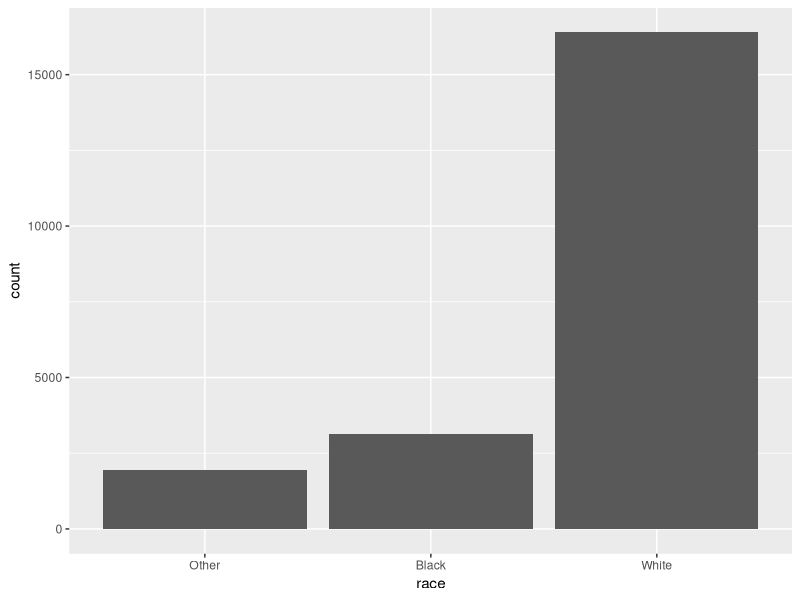
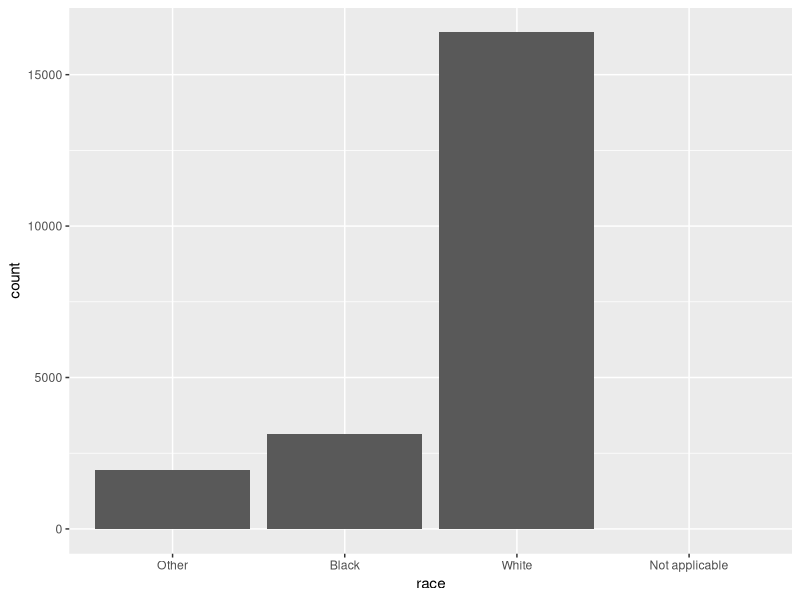
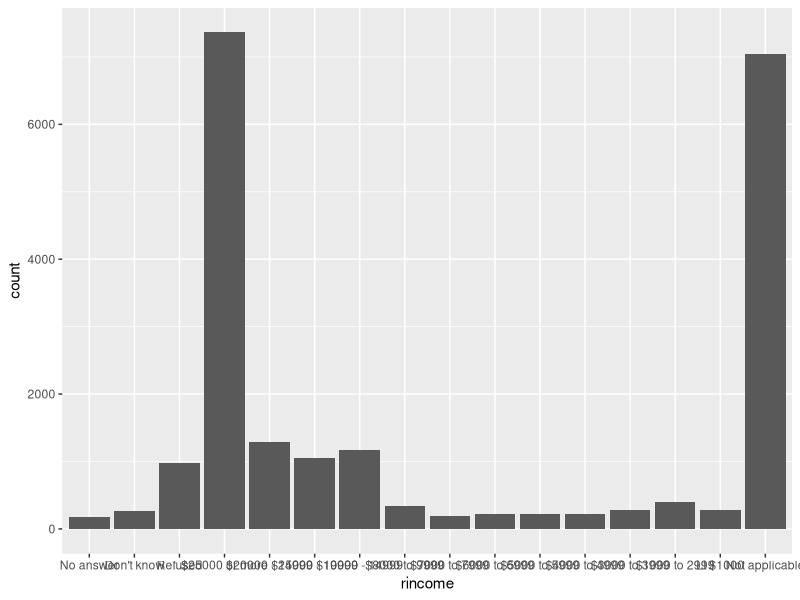
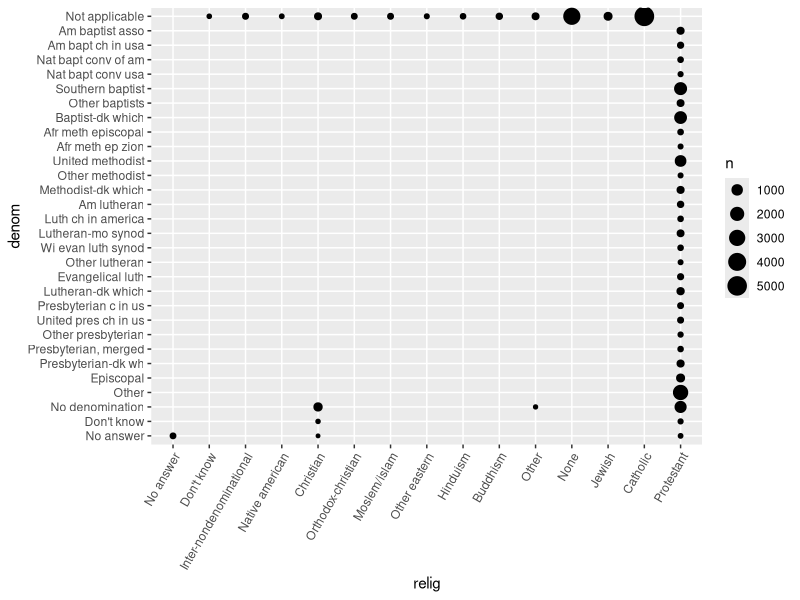
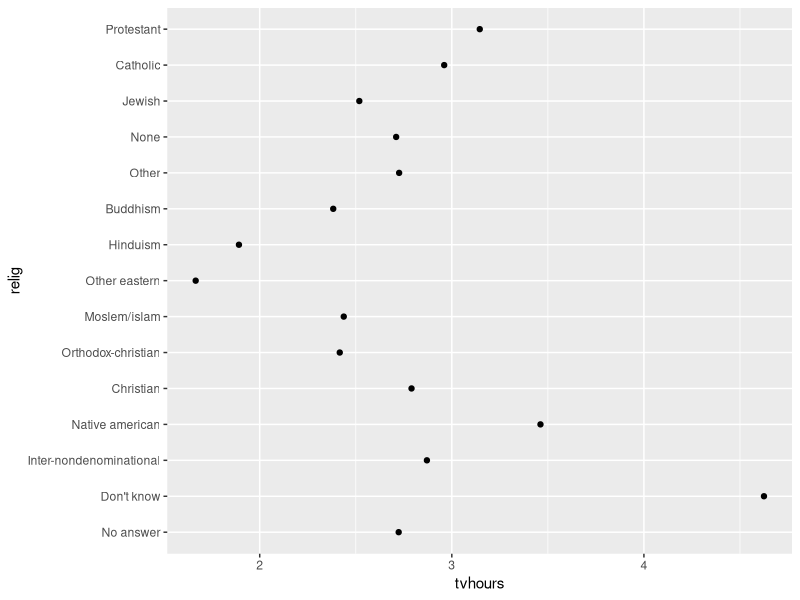
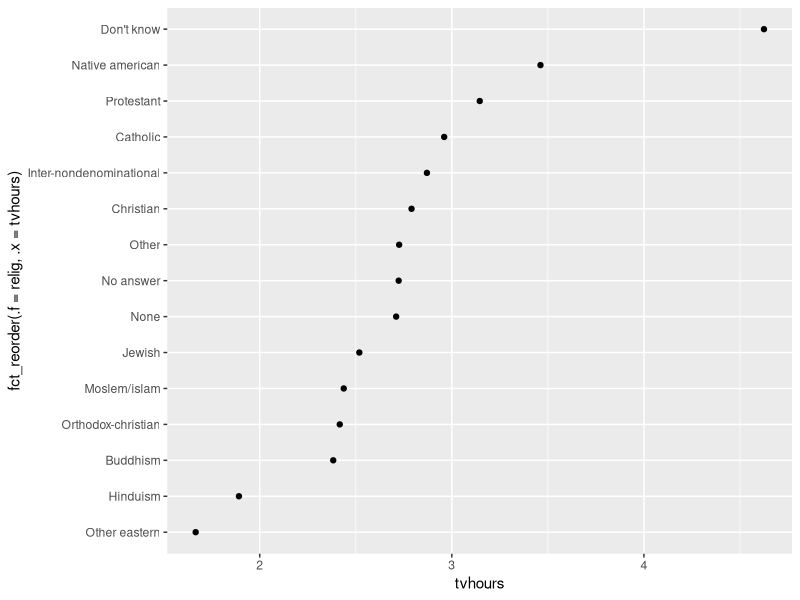
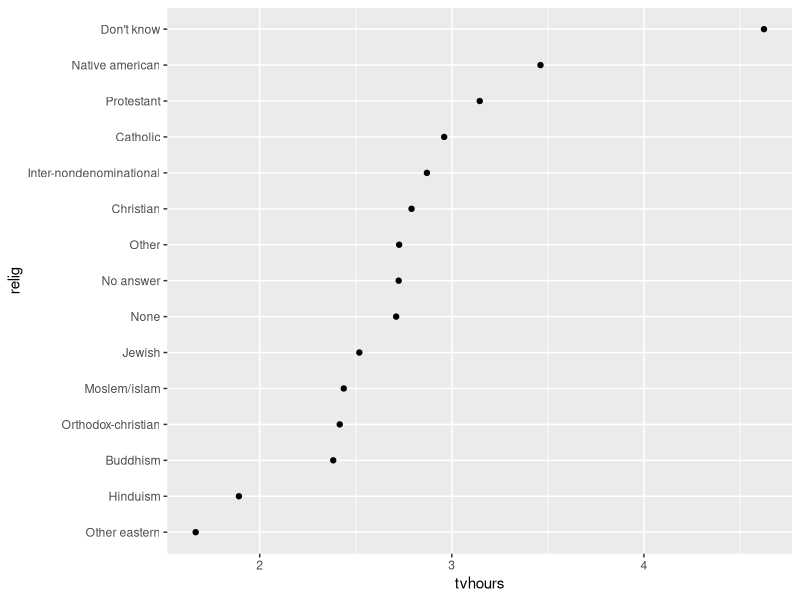
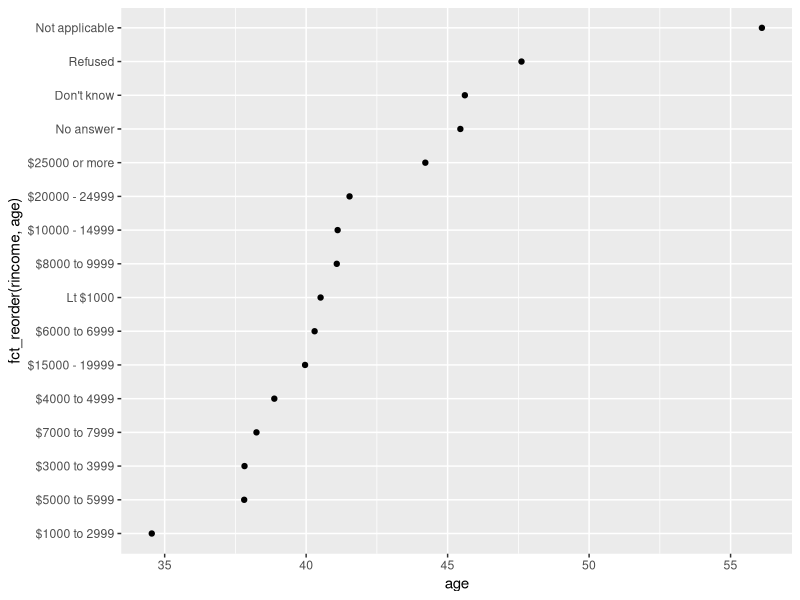

Recreate these plots in R, in order.
## ---- chunk 1
knitr::opts_chunk$set(echo = TRUE, comment = "")
library(tidyverse)
library(magrittr)
library(stringr)
library(forcats)
## ---- chunk 2
# To creat a factor, start by creating a vector of the valid levels
month_levels <- c( "Jan", "Feb", "Mar", "Apr", "May", "Jun", "Jul", "Aug", "Sep", "Oct", "Nov", "Dec")
x1 <- c("Dec", "Apr", "Jan", "Mar")
y1 <- factor(x1, levels = month_levels)

# Values not in levels will be coerced to NA
x2 <- c("Dec", "Apr", "Jam", "Mar")
y2 <- factor(x2, levels = month_levels)

# Unlike character vectors, factors will sort based on levels
sort(x1)
sort(y1)

# If you want error reports, parse the factors
parse_factor(x2, levels = month_levels)

# If levels are not set explicitly, they will be done alphabetically
factor(x1)

# To set them based on first appearence use unique or fct_indorder
f1 <- factor(x1, levels = unique(x1))
f2 <- x1 %>% factor() %>% fct_inorder()

# To access the levels, use levels()

## ---- chunk 3
# Visualizing the factors
count(gss_cat, race)
ggplot(gss_cat, aes(race)) +
      geom_bar()
ggplot(gss_cat, aes(race)) +
      geom_bar() +
      scale_x_discrete(drop = FALSE)

## ---- chunk 4
ggplot(gss_cat) +
      geom_bar(aes(rincome))
## ---- chunk 5
count(gss_cat, relig) %>% arrange(desc(n))
count(gss_cat, partyid) %>% arrange(desc(n))
## ---- chunk 6
gss_cat %>% 
      group_by(relig, denom) %>% 
      tally() %>% 
      arrange(desc(n))
ggplot(gss_cat) +
      geom_count(aes(x = relig, y = denom)) +
      theme(axis.text.x = element_text(angle = 60, hjust = 1))

## ---- chunk 7
# Changing the order of factor levels for visualization
relig <- gss_cat %>%
      group_by(relig) %>%
      summarize(age = mean(age, na.rm = TRUE),
                tvhours = mean(tvhours, na.rm = TRUE),
                n = n())
ggplot(relig, aes(tvhours, relig)) + geom_point()
## ---- chunk 8
# fct_reorder takes three arguments:
#     .f the factor to reorder
#     .x numeric vector used to reorder
#     fun a function that's used if there are multiple values of .x for each value of .f (default is median)
ggplot(relig) +
      geom_point(aes(tvhours, fct_reorder(.f = relig, .x = tvhours)))
## ---- chunk 9
# for more complicated transformations, Hadely recomends taking reorder out of aes and into mutate
relig %>%
      mutate(relig = fct_reorder(relig, tvhours)) %>%
      ggplot(aes(tvhours, relig)) +
      geom_point()
## ---- chunk 10
# Reordering factors dosen't always make sense
rincome <- gss_cat %>%
      group_by(rincome) %>%
      summarize(age = mean(age, na.rm = TRUE),
                tvhours = mean(tvhours, na.rm = TRUE),
                n = n())
ggplot(rincome, aes(age, fct_reorder(rincome, age))) + 
      geom_point()
## ---- chunk 11
# To move certain factor levels to the front of the line, use fct_relevel
ggplot(rincome, aes(age, fct_relevel(rincome, "Not applicable"))) +
      geom_point()
## ---- chunk 12
# reorder2 reorders the factor by the y values associated with the largest x values
by_age <- gss_cat %>%
      filter(!is.na(age)) %>%
      count(age, marital) %>%
      group_by(age) %>%
      mutate(prop = n / sum(n))
ggplot(by_age, aes(age, prop, color = marital)) +
      geom_line(na.rm = TRUE)
ggplot(by_age, aes(age, prop, color = fct_reorder2(marital, age, prop))) +
      geom_line() +
      labs(color = "marital")
## ---- chunk 13
# for bar plots, use fct_infreq with fct_rev
#     fct_infreq takes a factor f and reorders based on it's frequency
#     fct_rev takes a factor and reverses its order
gss_cat %>%
      mutate(marital = marital %>% fct_infreq() %>% fct_rev()) %>%
      ggplot(aes(marital)) +
      geom_bar()
## ---- chunk 14
gss_cat %>% 
  ggplot() +
  geom_bar(aes(tvhours))
## ---- chunk 15
sapply(select_if(gss_cat, is.factor), FUN = levels)
## ---- chunk 16
ggplot(rincome, aes(age, fct_relevel(rincome, "Not applicable", after = Inf))) +
  geom_point()
## ---- chunk 17
gss_cat %>%
  mutate(partyid = fct_recode(partyid,
                              "Republican, strong"     = "Strong republican",
                              "Republican, weak"       = "Not str republican",
                              "Independent, near rep"  = "Ind,near rep",
                              "Independent, near dem"  = "Ind,near dem",
                              "Democrat, weak"         = "Not str democrat",
                              "Democrat, strong"       = "Strong democrat"
  )) %>%
  count(partyid)
## ---- chunk 18
gss_cat %>%
  mutate(partyid = fct_recode(partyid,
                              "Republican, strong"    = "Strong republican",
                              "Republican, weak"      = "Not str republican",
                              "Independent, near rep" = "Ind,near rep",
                              "Independent, near dem" = "Ind,near dem",
                              "Democrat, weak"        = "Not str democrat",
                              "Democrat, strong"      = "Strong democrat",
                              "Other"                 = "No answer",
                              "Other"                 = "Don't know",
                              "Other"                 = "Other party"
  )) %>%
  count(partyid)
## ---- chunk 19
# fct_collapse can be used to re-level factors too
gss_cat %>%
  mutate(partyid = fct_collapse(partyid,
                                other = c("No answer", "Don't know", "Other party"),
                                rep = c("Strong republican", "Not str republican"),
                                ind = c("Ind,near rep", "Independent", "Ind,near dem"),
                                dem = c("Not str democrat", "Strong democrat")
  )) %>%
  count(partyid)
## ---- chunk 20
# Use fct_lump to lump together smaller levels
# it will continue aggregating while the aggregate is still the smallest group
gss_cat %>%
  mutate(relig = fct_lump(relig)) %>%
  count(relig)
# this behaviour can be over-written with the n parameter
gss_cat %>%
  mutate(relig = fct_lump(relig, n = 10)) %>%
  count(relig, sort = TRUE) %>%
  print(n = Inf)
## ---- chunk 21
gss_cat %>%
  mutate(partyid = fct_collapse(partyid,
                                other = c("No answer", "Don't know", "Other party"),
                                rep = c("Strong republican", "Not str republican"),
                                ind = c("Ind,near rep", "Independent", "Ind,near dem"),
                                dem = c("Not str democrat", "Strong democrat"))) %>%
  count(year, partyid) %>%
  group_by(year) %>%
  mutate(p = n / sum(n)) %>%
  ggplot(aes(x = year, y = p, colour = fct_reorder2(partyid, year, p))) +
  geom_point() +
  geom_line() +
  labs(x = "Year", y = "Proportion", colour = "Party ID.")

# gss_cat %>%
#   mutate(partyid = fct_collapse(partyid,
#                                 other = c("No answer", "Don't know", "Other party"),
#                                 rep = c("Strong republican", "Not str republican"),
#                                 ind = c("Ind,near rep", "Independent", "Ind,near dem"),
#                                 dem = c("Not str democrat", "Strong democrat"))) %>%
#   group_by(year, partyid) %>% 
#   tally() %>% 
#   ungroup() %>% 
#   group_by(year) %>%
#   mutate(p = n / sum(n)) %>%
#   ggplot(aes(x = year, y = p, colour = fct_reorder2(partyid, year, p))) +
#   geom_point() +
#   geom_line() +
#   labs(x = "Year", y = "Proportion", colour = "Party ID.")
## ---- chunk 22
levels(gss_cat$rincome)
new_rincome <- gss_cat %>% 
  dplyr::select(rincome) %>% 
  mutate(rincome = fct_collapse(rincome,
                                other = c("No answer", "Don't know", "Refused", "Not applicable"))) %>% 
  pull()
levels(new_rincome)
